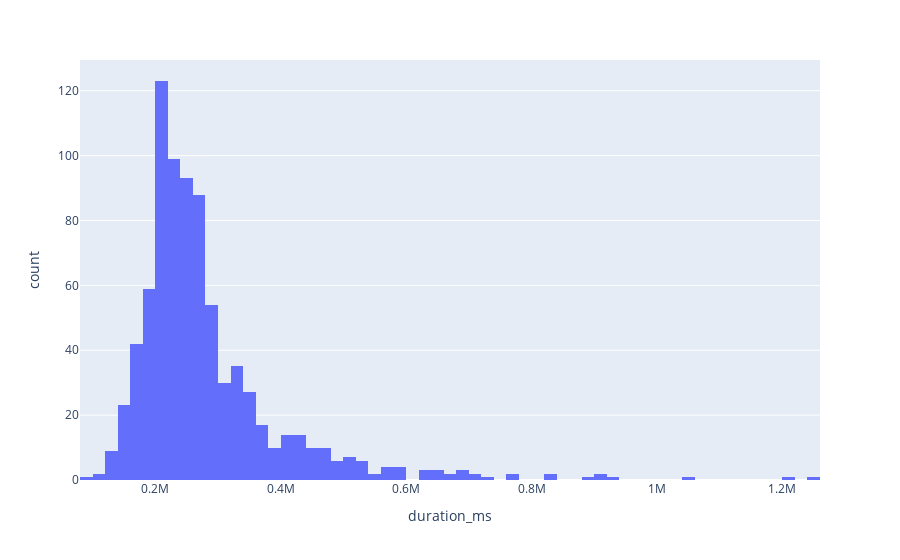

Here is the notebook cell this chart was saved with:
### Markdown cell above
#### Histogramas

### Code cell
px.histogram(df, x="duration_ms")

### Figure 1 — Plotly figure (JSON) as saved in the notebook; plotly's stock layout.template omitted (floating-point values rounded to 4 significant figures; data arrays with more than 128 entries replaced by an {"elided": "..."} marker saying what was removed)
{"data": [{"alignmentgroup": "True", "bingroup": "x", "hovertemplate": "duration_ms=%{x}<br>count=%{y}<extra></extra>", "legendgroup": "", "marker": {"color": "#636efa", "pattern": {"shape": ""}}, "name": "", "offsetgroup": "", "orientation": "v", "showlegend": false, "type": "histogram", "x": {"elided": "814 int values"}, "xaxis": "x", "yaxis": "y"}], "layout": {"autosize": true, "barmode": "relative", "legend": {"tracegroupgap": 0}, "margin": {"t": 60}, "xaxis": {"anchor": "y", "autorange": true, "domain": [0, 1], "range": [80000.0, 1260000.0], "title": {"text": "duration_ms"}, "type": "linear"}, "yaxis": {"anchor": "x", "autorange": true, "domain": [0, 1], "range": [0, 129.5], "title": {"text": "count"}}}}
